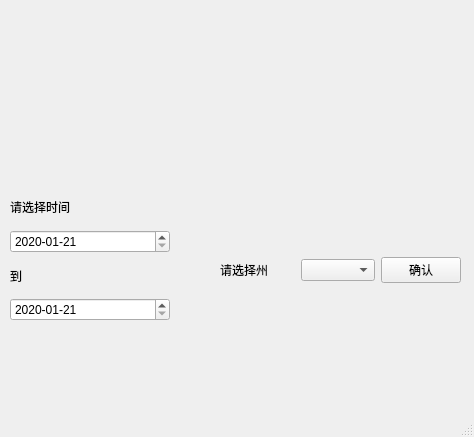
<?xml version="1.0" encoding="UTF-8"?>
<ui version="4.0">
 <class>MainWindow</class>
 <widget class="QMainWindow" name="MainWindow">
  <property name="geometry">
   <rect>
    <x>0</x>
    <y>0</y>
    <width>474</width>
    <height>437</height>
   </rect>
  </property>
  <property name="windowTitle">
   <string>MainWindow</string>
  </property>
  <widget class="QWidget" name="centralwidget">
   <widget class="QWidget" name="verticalLayoutWidget">
    <property name="geometry">
     <rect>
      <x>10</x>
      <y>190</y>
      <width>160</width>
      <height>131</height>
     </rect>
    </property>
    <layout class="QVBoxLayout" name="verticalLayout">
     <item>
      <widget class="QLabel" name="label_2">
       <property name="text">
        <string>请选择时间</string>
       </property>
      </widget>
     </item>
     <item>
      <widget class="QDateEdit" name="dateEdit">
       <property name="maximumDate">
        <date>
         <year>2022</year>
         <month>5</month>
         <day>13</day>
        </date>
       </property>
       <property name="minimumDate">
        <date>
         <year>2020</year>
         <month>1</month>
         <day>21</day>
        </date>
       </property>
       <property name="displayFormat">
        <string>yyyy-MM-dd</string>
       </property>
      </widget>
     </item>
     <item>
      <widget class="QLabel" name="label_3">
       <property name="text">
        <string>到</string>
       </property>
      </widget>
     </item>
     <item>
      <widget class="QDateEdit" name="dateEdit_2">
       <property name="maximumDate">
        <date>
         <year>2022</year>
         <month>5</month>
         <day>13</day>
        </date>
       </property>
       <property name="minimumDate">
        <date>
         <year>2020</year>
         <month>1</month>
         <day>21</day>
        </date>
       </property>
       <property name="displayFormat">
        <string>yyyy-MM-dd</string>
       </property>
      </widget>
     </item>
    </layout>
   </widget>
   <widget class="QWidget" name="horizontalLayoutWidget">
    <property name="geometry">
     <rect>
      <x>220</x>
      <y>230</y>
      <width>241</width>
      <height>80</height>
     </rect>
    </property>
    <layout class="QHBoxLayout" name="horizontalLayout">
     <item>
      <widget class="QLabel" name="label">
       <property name="text">
        <string>请选择州</string>
       </property>
      </widget>
     </item>
     <item>
      <widget class="QComboBox" name="comboBox">
       <property name="maxVisibleItems">
        <number>50</number>
       </property>
      </widget>
     </item>
     <item>
      <widget class="QPushButton" name="pushButton">
       <property name="text">
        <string>确认</string>
       </property>
      </widget>
     </item>
    </layout>
   </widget>
  </widget>
  <widget class="QMenuBar" name="menubar">
   <property name="geometry">
    <rect>
     <x>0</x>
     <y>0</y>
     <width>474</width>
     <height>22</height>
    </rect>
   </property>
  </widget>
  <widget class="QStatusBar" name="statusbar"/>
 </widget>
 <resources/>
 <connections/>
</ui>
